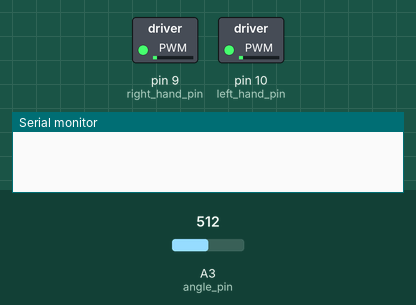
This sketch was run on a simulated Arduino Uno, built with avr-gcc and run on an emulated ATmega328P. On the bench: switched loads named in the sketch (green lamp = pin HIGH), the last lines printed to the serial monitor. The inputs (shaded band) are chosen by the test bench; at power-on: A3 (angle_pin) = 512.

Above: at 0.1 s.
At 6.1 s:
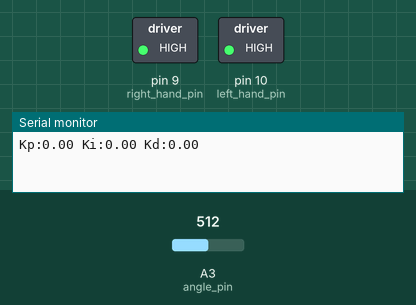
Timing chart, 0 to 7.6 s (numbered marks = the images above):
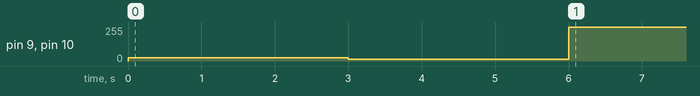

The sketch:

sketch_feb21a.ino
```cpp
#include <PWM.h>
long percentage=0;//占空比
unsigned int left_percentage = 0;
unsigned right_percentage =0;
int left_hand_pin=10;
int right_hand_pin=9;
int32_t frequency = 50; //frequency (in Hz)
int angle_pin = A3; // 读取的角度429-523 平衡473

struct pid   //PID结构体的定义
{
  float SetAngle;
  float ActualAngle;
  float err;
  float err_last;
  float Kp,Ki,Kd;
  float voltage_change;
  float integral;
}PID;

 void PID_init() //结构体初始化
 {
  printf("PID_init begin \n");
  PID.SetAngle=0.0;
  PID.ActualAngle=0.0;
  PID.err=0.0;
  PID.err_last=0.0;
  PID.voltage_change=0.0;
  PID.integral=0.0;
  PID.Kp=0.2;       //自己设定
  PID.Ki=0.015;     //自己设定
  PID.Kd=0.2;       //自己设定
  printf("PID_init end \n");
 }
struct PID_receive
{
  float Kp;
  float Ki;
  float Kd;
 }PID_Receive;
void PID_receive_init()
 {
  PID_Receive.Kp=0;
  PID_Receive.Ki=0;
  PID_Receive.Kd=0;
  }
float PID_realize()//PID算法实现
{
  PID.SetAngle=473;           //设定值
  PID.err=PID.SetAngle-PID.ActualAngle; //设定值-实际值
  PID.integral+=PID.err;          //积分值，偏差累加
  PID.voltage_change=PID.Kp*PID.err+PID.Ki*PID.integral+PID.Kd*(PID.err-PID.err_last);
  PID.err_last=PID.err;         //上一个偏差值
  PID.voltage_change=PID.voltage_change*1.0;    //算出实际值
  return PID.voltage_change;         //返回
}

void motor_correct()
{
    percentage=6553;
  pwmWriteHR(left_hand_pin, percentage);
  pwmWriteHR(right_hand_pin, percentage);
  delay(3000);
  percentage=3276;
  pwmWriteHR(left_hand_pin, percentage);
  pwmWriteHR(right_hand_pin, percentage);
  delay(3000);
  percentage =4000;
  pwmWrite(left_hand_pin, percentage);
  pwmWrite(right_hand_pin, percentage);
 }
void setup() {
  // put your setup code here, to run once:
  InitTimersSafe();
  Serial.begin(9600);
  //sets the frequency for the specified pin
  bool success1= SetPinFrequencySafe(left_hand_pin, frequency);
  bool success2= SetPinFrequencySafe(right_hand_pin, frequency);
  if(success1||success2) {
    pinMode(left_hand_pin, OUTPUT);
    pinMode(right_hand_pin, OUTPUT);
  }
  PID_init();
  PID_receive_init();
  motor_correct();
}

void loop()
{
  // put your main code here, to run repeatedly:
  if(Serial.available()>0)
  {
    delay(100);
    PID_Receive.Kp=Serial.parseFloat();
    PID_Receive.Ki=Serial.parseFloat();
    PID_Receive.Kd=Serial.parseFloat();
   }
   while(Serial.read() >= 0){}
   Serial.print("Kp:");
   Serial.print(PID_Receive.Kp);
   Serial.print(" ");
   Serial.print("Ki:");
   Serial.print(PID_Receive.Ki);
   Serial.print(" ");
   Serial.print("Kd:");
   Serial.println(PID_Receive.Kd);
   PID.ActualAngle= analogRead(angle_pin);
   left_percentage=300000000;
   right_percentage=300000000;
   pwmWrite(left_hand_pin, left_percentage);
   pwmWrite(right_hand_pin, right_percentage);
   delay(1000);
   PID_realize();
   left_percentage=left_percentage+PID.voltage_change;
   right_percentage=right_percentage-PID.voltage_change;
   pwmWrite(left_hand_pin, left_percentage);
   pwmWrite(right_hand_pin, right_percentage);
}
```
